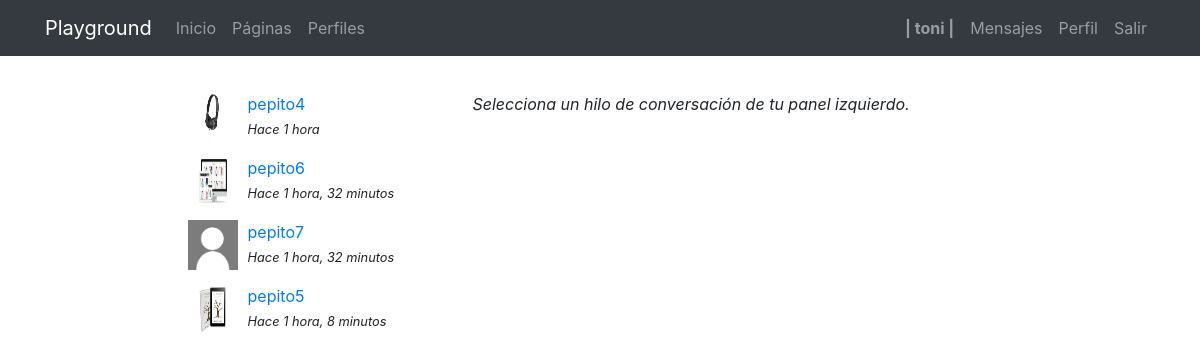
The app's page /messenger/ (signed in) with its own data.
### registration/models.py (models this page shows)
class Profile(models.Model):
    user = models.OneToOneField(User, on_delete=models.CASCADE)
    avatar = models.ImageField(upload_to=custom_upload_to, null=True, blank=True)
    bio = models.TextField(null=True, blank=True)
    link = models.URLField(max_length=200, null=True, blank=True)
    class Meta:
        ordering = ['user__username']

### messenger/models.py (models this page shows)
class Thread(models.Model):
    users = models.ManyToManyField(User, related_name='threads')
    messages = models.ManyToManyField(Message)
    updated = models.DateTimeField(auto_now=True)
    objects = ThreadManager()
    class Meta:
        ordering = ['-updated']

class Message(models.Model):
    user = models.ForeignKey(User, on_delete=models.CASCADE)
    content = models.TextField()
    created = models.DateTimeField(auto_now_add=True)
    class Meta:
        ordering = ['created']

### messenger/views.py (the view)
# urls.py: path('', ThreadList.as_view(), name="list"),
@method_decorator(login_required, name="dispatch")
class ThreadList(TemplateView):
    template_name = "messenger/thread_list.html"

### messenger/templates/messenger/thread_list.html (shortened to what this page needs)
{% extends 'core/base.html' %}
{% load static %}
{% block content %}
<main role="main">
  <div class="container">
    <div class="row mt-3">
      <div class="col-md-9 mx-auto mb-5">
        <div class="row">
          <div class="col-md-4">
            {% for thread in request.user.threads.all %}
              {% if thread.messages.all|length > 0 %}
                <div class="mb-3">
                  {% for user in thread.users.all %}
                    {% if user != request.user %}
                      {% if user.profile.avatar %}
                        <img src="{{user.profile.avatar.url}}" class="avatar">
                      {% else %}
                        <img src="{% static 'registration/img/no-avatar.jpg' %}" class="avatar">
                      {% endif %}
                      <div>
                        <a href="{% url 'messenger:detail' thread.pk %}">{{user}}</a><br>
                        <small><i>Hace {{thread.messages.last.created|timesince}}</i></small>
                      </div>
                    {% endif %}
                  {% endfor %}
                </div>
              {% endif %}
            {% endfor %}
          </div>
          <div class="col-md-8">
            <p><i>Selecciona un hilo de conversación de tu panel izquierdo.</i></p>
          </div>
        </div>
      </div>
    </div>
  </div>
</main>
{% endblock %}

### core/templates/core/base.html (shortened to what this page needs)
<!DOCTYPE html>
<html lang="es">
  <head>
    {% load static %}
    <link href="{% static 'core/vendor/bootstrap/css/bootstrap.min.css' %}" rel="stylesheet">
    <link href="{% static 'core/vendor/font-awesome/css/font-awesome.min.css' %}" rel="stylesheet" type="text/css">
    <link href="{% static 'core/css/main.css' %}" rel="stylesheet">
  </head>
  <body>
    <body>
      <nav class="navbar navbar-expand-lg navbar-dark bg-dark">
        <div class="container">
          <a class="navbar-brand" href="{% url 'home' %}">Playground</a>
          <div class="collapse navbar-collapse" id="ned">
            <ul class="navbar-nav mr-auto">
              <li class="nav-item">
                <a class="nav-link" href="{% url 'home' %}">Inicio</a>
              </li>
              <li class="nav-item">
                <a class="nav-link" href="{% url 'pages:pages' %}">Páginas</a>
              </li>
               <li class="nav-item">
                <a class="nav-link" href="{% url 'profiles:list' %}">Perfiles</a>
              </li>
            </ul>
            <ul class="navbar-nav">
              {% if not request.user.is_authenticated %}
                <li class="nav-item">
                  <a class="nav-link" href="{% url 'login' %}">Acceder</a>
                </li>
                <li class="nav-item">
                  <a class="nav-link" href="{% url 'signup' %}">Registro</a>
                </li>
              {% else %}
                <li class="nav-item">
                  <a class="nav-link"><b>| {{request.user}} |</b></a>
                </li>
                <li class="nav-item">
                  <a class="nav-link" href="{% url 'messenger:list' %}">Mensajes</a>
                </li>
                <li class="nav-item">
                  <a class="nav-link" href="{% url 'profile' %}">Perfil</a>
                </li>
                <li class="nav-item">
                  <a href="#" class="nav-link" onclick="event.preventDefault(); document.getElementById('logout-form').submit();">
                    Salir
                  </a>
                </li>
              {% endif %}
            </ul>
          </div>
        </div>
      </nav>
      {% block content %}{% endblock %}
  </body>
</html>

### core/static/core/css/main.css (style rules this page uses)
main { padding-top: 20px; }
:root { --jumbotron-padding-y: 3rem; }

### messenger/templates/messenger/thread_list.html (style rules this page uses)
.avatar { width:50px; height:50px; float:left; margin-right:10px; }

### records on screen
Thread: messages.last.created "1 hora"
Thread: messages.last.created "1 hora, 32 minutos"
Thread: messages.last.created "1 hora, 32 minutos"
Thread: messages.last.created "1 hora, 8 minutos"

### other values on screen
{{ request.user }} "toni"
{{ user }} "pepito4"
{{ user }} "pepito6"
{{ user }} "pepito7"
{{ user }} "pepito5"
